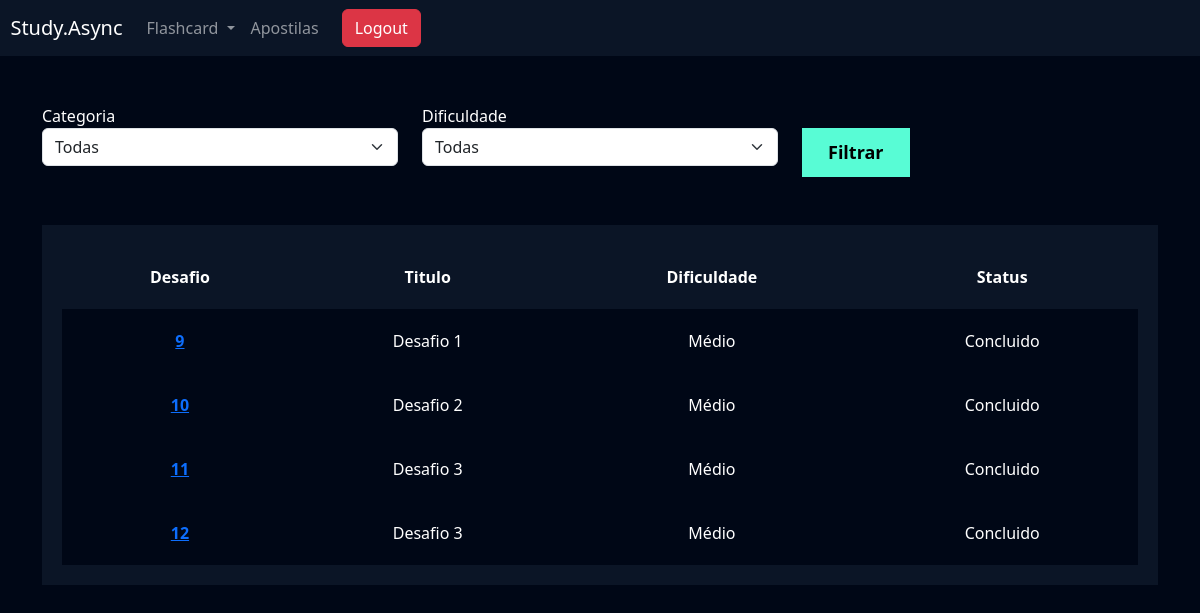
The page /flashcard/listar_desafio/ (signed in) on the database its author committed.
### flashcard/models.py (models this page shows, shortened)
class Desafio(models.Model):
    user = models.ForeignKey(User, on_delete=models.DO_NOTHING)
    titulo = models.CharField(max_length=100)
    categoria = models.ManyToManyField(Categoria)
    quantidade_perguntas = models.IntegerField()
    dificuldade = models.CharField(
        max_length=1, choices=Flashcard.DIFICULDADE_CHOICES
    )
    flashcards = models.ManyToManyField(FlashcardDesafio)
    @property
    def status(self):
        status = []
        for status_desafio in self.flashcards.all():
            status.append(status_desafio.respondido)
        if False in status:
            return 'Em Aberto'
        else:
            return 'Concluido'

class FlashcardDesafio(models.Model):
    flashcard = models.ForeignKey(Flashcard, on_delete=models.DO_NOTHING)
    respondido = models.BooleanField(default=False)
    acertou = models.BooleanField(default=False)

### flashcard/views.py (the view)
# urls.py: path('listar_desafio/',views.listar_desafio,name='listar_desafio'),
def listar_desafio(request):
    desafios = Desafio.objects.filter(user=request.user)
    status_desafio = []
    categorias = Categoria.objects.all()
    dificuldades = Flashcard.DIFICULDADE_CHOICES
    categoria = request.GET.get('categoria')
    dificuldade = request.GET.get('dificuldade')
    if categoria:
        desafios = desafios.filter(categoria__id=categoria)
    if dificuldade:
        desafios = desafios.filter(dificuldade=dificuldade)
    return render(request,'listar_desafio.html',{'desafios':desafios,'categorias':categorias,'dificuldades':dificuldades,'status_desafio':status_desafio})

### flashcard/templates/listar_desafio.html (shortened to what this page needs)
{% extends "base.html" %}
{% load static %}
{% block 'cabecalho' %}
    <link href="{% static 'usuarios/css/cadastro.css' %}" rel="stylesheet">
    <link href="{% static 'flashcard/css/novo_flashcard.css' %}" rel="stylesheet">
    <link href="{% static 'flashcard/css/iniciar_desafio.css' %}" rel="stylesheet">
    <link href="{% static 'flashcard/css/desafio.css' %}" rel="stylesheet">
    <link href='https://unpkg.com/boxicons@2.1.4/css/boxicons.min.css' rel='stylesheet'>
{% endblock 'cabecalho' %}
{% block 'conteudo' %}
{% include 'partials/header.html' %}
    <div class="container">
        <br>
        <br>
        <div class="row">
            <div class="col-md">
                <form action="{% url 'listar_desafio' %}" method="GET">
                <label for="">Categoria</label>
                <select name="categoria" class="form-select">
                   <option value="">Todas</option>
                </select>
            </div>
            <div class="col-md">
                <label for="">Dificuldade</label>
                <select name="dificuldade" class="form-select">
                    <option value="">Todas</option>
                </select>
            </div>
            <div class="col-md">
                <br>
                <input type="submit" value="Filtrar" class="btn-cadastro">
            </div>
        </div>
        <br>
        <br>
        <div class="box-listar">
            <table>
                <thead>
                  <tr>
                    <th scope="col">Desafio</th>
                    <th scope="col">Titulo</th>
                    <th scope="col">Dificuldade</th>
                    <th scope="col">Status</th>
                  </tr>
                </thead>
                <tbody>
                    {% for desafio in desafios %}
                        <tr class="linha">
                            <th><a href="{% url 'desafio' desafio.id %}">{{desafio.id}}</a></th>
                            <td>{{desafio.titulo}}</td>
                            <td>{{desafio.get_dificuldade_display}}</td>
                            <td>{{desafio.status}}</td>
                        </tr>
                  {% endfor %}
                </tbody>
              </table>
        </div>
    </div>
{% endblock 'conteudo' %}

### templates/base.html (shortened to what this page needs)
{% load static %}
<!doctype html>
<html lang="pt-BR">
 <head>
 <link rel="stylesheet" href="{% static 'geral/css/base.css' %}">
 <link href="https://cdn.jsdelivr.net/npm/bootstrap@5.3.2/dist/css/bootstrap.min.css" rel="stylesheet">
 {% block 'cabecalho' %} {% endblock %}
</head>
<body>
{% block 'conteudo' %}{% endblock %}
</body>
</html>

### templates/partials/header.html (shortened to what this page needs)
<nav style="background-color: var(--main-color)" class="navbar navbar-expand-lg navbar-dark">
    <a class="navbar-brand" href="#">&nbsp&nbspStudy.Async</a>
    <div class="collapse navbar-collapse" id="navbarNav">
      <ul class="navbar-nav">
        <li class="nav-item dropdown">
          <a class="nav-link dropdown-toggle" href="#" id="navbarDropdown" role="button" data-bs-toggle="dropdown" aria-expanded="false">
            Flashcard
          </a>
        </li>
        <li class="nav-item">
          <a class="nav-link" href="">Apostilas</a>
        </li>
      </ul>
      <a href="{% url 'logout' %}" class="btn btn-danger" style="margin-left: 15px;">Logout</a>
    </div>
  </nav>

### templates/static/geral/css/base.css (style rules this page uses)
:root { --main-color: #0b1526; --dark-color: #000716; --secondary-dark-color: rgb(15, 2, 26); --light-color: #00c1f3; --contrast-color: #f4c96b; --differential-color: #58fcd5; }
body { background-color: var(--dark-color) !important; color: white !important; }

### templates/static/usuarios/css/cadastro.css (style rules this page uses)
* { margin: 0; padding: 0; }
.btn-cadastro { padding: 10px; background-color: #58fcd5; border: none; border: 1px solid #58fcd5; font-size: 18px; font-weight: bold; padding-left: 25px; padding-right: 25px; }

### templates/static/flashcard/css/desafio.css (style rules this page uses)
.box-listar { background-color: #0b1526; padding: 20px; }
table { width: 100%; padding: 20px; text-align: center; }
.linha { height: 40px; background-color: var(--dark-color); padding: 20px; }
td, th { padding: 20px; }
tr { background-color: var(--main-color); }

### rows shown on the page
Desafio: id "9", titulo "Desafio 1", dificuldade "Médio", status "Concluido"
Desafio: id "10", titulo "Desafio 2", dificuldade "Médio", status "Concluido"
Desafio: id "11", titulo "Desafio 3", dificuldade "Médio", status "Concluido"
Desafio: id "12", titulo "Desafio 3", dificuldade "Médio", status "Concluido"
